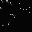
Frame 1 (no input)
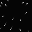
Frame 60 (the mouse pressed at the canvas centre just before this capture)
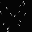
Frame 120 (the mouse held since frame 60 and released just before this capture)

The Processing sketch that drew these frames (run headless with seeded random() and noise(); from frame 60 on, the mouse is pressed at the canvas centre):

// Processing sketch: rain_up
// ── rain_up.pde
float[] Ux = new float[16];
float[] Uy = new float[16];
float[] Ux0 = new float[16];
//float[] y0 = new float[20];
float[] UxSpeed = new float[16];
float[] UySpeed = new float[16];

void setup() {
  size(32, 32);
  for (int i = 0; i < 16; i++) {
    Ux[i] = random(31);
    Uy[i] = random(31);
    Ux0[i] = Ux[i];
    //y0[i] = y[i];
  }
}

void draw() {
  background(5);
  
  for (int i = 0; i < 16; i++) {
  if ((Ux[i] <= 15)&&(Uy[i] <= 15)) {
    UxSpeed[i] = -0.5;
    UySpeed[i] = random(0.5, 2.0)*UxSpeed[i];
  }
  if ((Ux[i] >= 16)&&(Uy[i] <= 15)) {
    UxSpeed[i] = 0.5;
    UySpeed[i] = -random(0.75, 1.5)*UxSpeed[i]; 
  }
  if ((Ux[i] <= 15)&&(Uy[i] >= 16)) {
    UxSpeed[i] = -0.5;
    UySpeed[i] = -random(0.5, 2.0)*UxSpeed[i]; 
  }
  if ((Ux[i] >= 16)&&(Uy[i] >= 16)) {
    UxSpeed[i] = 0.5;
    UySpeed[i] = random(0.5, 2.0)*UxSpeed[i]; 
  }
  
  stroke(250);
  point(Ux[i], Uy[i]);
  if (abs(Ux[i]-Ux0[i]) >= UxSpeed[i]) {
    stroke(125);
    point(Ux[i]-UxSpeed[i], Uy[i]-UySpeed[i]);
    if (abs(Ux[i]-Ux0[i]) >= 2*UxSpeed[i]) {
      stroke(75) ;
      point(Ux[i]-2*UxSpeed[i], Uy[i]-2*UySpeed[i]);
      if (abs(Ux[i]-Ux0[i]) >= 3*UxSpeed[i]) {
        stroke(25);
        point(Ux[i]-3*UxSpeed[i], Uy[i]-3*UySpeed[i]);
        if (abs(Ux[i]-Ux0[i]) >= 4*UxSpeed[i]) {
          stroke(10);
          point(Ux[i]-4*UxSpeed[i], Uy[i]-4*UySpeed[i]);
      }
      }
    }
  }
  
  Ux[i] += UxSpeed[i];
  Uy[i] += UySpeed[i];
  if (abs(Ux[i]-Ux0[i]) > 4) {
    Ux[i] = random(31);
    Uy[i] = random(31);
    Ux0[i] = Ux[i];
    //y0[i] = y[i];
  }
}
}
  
